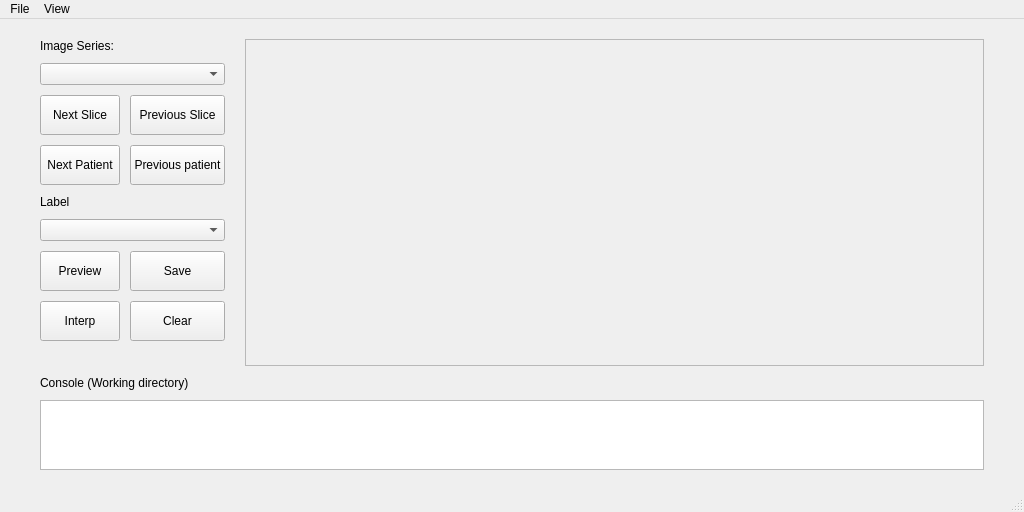
<?xml version="1.0" encoding="UTF-8"?>
<ui version="4.0">
 <class>MainWindow</class>
 <widget class="QMainWindow" name="MainWindow">
  <property name="geometry">
   <rect>
    <x>0</x>
    <y>0</y>
    <width>1024</width>
    <height>512</height>
   </rect>
  </property>
  <property name="sizePolicy">
   <sizepolicy hsizetype="Preferred" vsizetype="Preferred">
    <horstretch>0</horstretch>
    <verstretch>0</verstretch>
   </sizepolicy>
  </property>
  <property name="windowTitle">
   <string>LabelSys</string>
  </property>
  <widget class="QWidget" name="vfame">
   <layout class="QVBoxLayout" name="verticalLayout" stretch="6,1">
    <property name="spacing">
     <number>10</number>
    </property>
    <property name="leftMargin">
     <number>40</number>
    </property>
    <property name="topMargin">
     <number>20</number>
    </property>
    <property name="rightMargin">
     <number>40</number>
    </property>
    <property name="bottomMargin">
     <number>20</number>
    </property>
    <item>
     <layout class="QHBoxLayout" name="hframe_im_btn" stretch="1,0,5">
      <item>
       <layout class="QGridLayout" name="grid_btns">
        <property name="sizeConstraint">
         <enum>QLayout::SetMaximumSize</enum>
        </property>
        <property name="leftMargin">
         <number>0</number>
        </property>
        <property name="rightMargin">
         <number>0</number>
        </property>
        <property name="bottomMargin">
         <number>25</number>
        </property>
        <item row="4" column="1">
         <widget class="QPushButton" name="btn_prev_patient">
          <property name="sizePolicy">
           <sizepolicy hsizetype="Minimum" vsizetype="Preferred">
            <horstretch>0</horstretch>
            <verstretch>0</verstretch>
           </sizepolicy>
          </property>
          <property name="minimumSize">
           <size>
            <width>0</width>
            <height>0</height>
           </size>
          </property>
          <property name="maximumSize">
           <size>
            <width>150</width>
            <height>50</height>
           </size>
          </property>
          <property name="text">
           <string>Previous patient</string>
          </property>
         </widget>
        </item>
        <item row="0" column="0">
         <widget class="QLabel" name="lbl_series">
          <property name="sizePolicy">
           <sizepolicy hsizetype="Preferred" vsizetype="Fixed">
            <horstretch>0</horstretch>
            <verstretch>0</verstretch>
           </sizepolicy>
          </property>
          <property name="text">
           <string>Image Series:</string>
          </property>
         </widget>
        </item>
        <item row="2" column="0">
         <widget class="QPushButton" name="btn_next_slice">
          <property name="sizePolicy">
           <sizepolicy hsizetype="Minimum" vsizetype="Preferred">
            <horstretch>0</horstretch>
            <verstretch>0</verstretch>
           </sizepolicy>
          </property>
          <property name="minimumSize">
           <size>
            <width>0</width>
            <height>0</height>
           </size>
          </property>
          <property name="maximumSize">
           <size>
            <width>150</width>
            <height>50</height>
           </size>
          </property>
          <property name="text">
           <string>Next Slice</string>
          </property>
         </widget>
        </item>
        <item row="6" column="0" colspan="2">
         <widget class="QComboBox" name="combo_label"/>
        </item>
        <item row="2" column="1">
         <widget class="QPushButton" name="btn_prev_slice">
          <property name="sizePolicy">
           <sizepolicy hsizetype="Minimum" vsizetype="Preferred">
            <horstretch>0</horstretch>
            <verstretch>0</verstretch>
           </sizepolicy>
          </property>
          <property name="minimumSize">
           <size>
            <width>0</width>
            <height>0</height>
           </size>
          </property>
          <property name="maximumSize">
           <size>
            <width>150</width>
            <height>50</height>
           </size>
          </property>
          <property name="text">
           <string>Previous Slice</string>
          </property>
         </widget>
        </item>
        <item row="5" column="0">
         <widget class="QLabel" name="lbl_label">
          <property name="sizePolicy">
           <sizepolicy hsizetype="Preferred" vsizetype="Fixed">
            <horstretch>0</horstretch>
            <verstretch>0</verstretch>
           </sizepolicy>
          </property>
          <property name="text">
           <string>Label</string>
          </property>
         </widget>
        </item>
        <item row="8" column="1">
         <widget class="QPushButton" name="btn_clear">
          <property name="sizePolicy">
           <sizepolicy hsizetype="Minimum" vsizetype="Preferred">
            <horstretch>0</horstretch>
            <verstretch>0</verstretch>
           </sizepolicy>
          </property>
          <property name="maximumSize">
           <size>
            <width>150</width>
            <height>50</height>
           </size>
          </property>
          <property name="text">
           <string>Clear</string>
          </property>
         </widget>
        </item>
        <item row="4" column="0">
         <widget class="QPushButton" name="btn_next_patient">
          <property name="sizePolicy">
           <sizepolicy hsizetype="Minimum" vsizetype="Preferred">
            <horstretch>0</horstretch>
            <verstretch>0</verstretch>
           </sizepolicy>
          </property>
          <property name="minimumSize">
           <size>
            <width>0</width>
            <height>0</height>
           </size>
          </property>
          <property name="maximumSize">
           <size>
            <width>150</width>
            <height>50</height>
           </size>
          </property>
          <property name="text">
           <string>Next Patient</string>
          </property>
         </widget>
        </item>
        <item row="7" column="1">
         <widget class="QPushButton" name="btn_save">
          <property name="sizePolicy">
           <sizepolicy hsizetype="Minimum" vsizetype="Preferred">
            <horstretch>0</horstretch>
            <verstretch>0</verstretch>
           </sizepolicy>
          </property>
          <property name="minimumSize">
           <size>
            <width>0</width>
            <height>0</height>
           </size>
          </property>
          <property name="maximumSize">
           <size>
            <width>150</width>
            <height>50</height>
           </size>
          </property>
          <property name="toolTip">
           <string>Save for current image series</string>
          </property>
          <property name="text">
           <string>Save</string>
          </property>
         </widget>
        </item>
        <item row="7" column="0">
         <widget class="QPushButton" name="btn_preview">
          <property name="sizePolicy">
           <sizepolicy hsizetype="Minimum" vsizetype="Preferred">
            <horstretch>0</horstretch>
            <verstretch>0</verstretch>
           </sizepolicy>
          </property>
          <property name="minimumSize">
           <size>
            <width>0</width>
            <height>0</height>
           </size>
          </property>
          <property name="maximumSize">
           <size>
            <width>150</width>
            <height>50</height>
           </size>
          </property>
          <property name="text">
           <string>Preview</string>
          </property>
         </widget>
        </item>
        <item row="8" column="0">
         <widget class="QPushButton" name="btn_interp">
          <property name="sizePolicy">
           <sizepolicy hsizetype="Minimum" vsizetype="Preferred">
            <horstretch>0</horstretch>
            <verstretch>0</verstretch>
           </sizepolicy>
          </property>
          <property name="maximumSize">
           <size>
            <width>150</width>
            <height>50</height>
           </size>
          </property>
          <property name="text">
           <string>Interp</string>
          </property>
         </widget>
        </item>
        <item row="1" column="0" colspan="2">
         <widget class="QComboBox" name="combo_series">
          <property name="sizePolicy">
           <sizepolicy hsizetype="Preferred" vsizetype="Fixed">
            <horstretch>0</horstretch>
            <verstretch>0</verstretch>
           </sizepolicy>
          </property>
         </widget>
        </item>
       </layout>
      </item>
      <item>
       <spacer name="im_btn_spacer">
        <property name="orientation">
         <enum>Qt::Horizontal</enum>
        </property>
        <property name="sizeType">
         <enum>QSizePolicy::Preferred</enum>
        </property>
        <property name="sizeHint" stdset="0">
         <size>
          <width>10</width>
          <height>20</height>
         </size>
        </property>
       </spacer>
      </item>
      <item>
       <widget class="QFrame" name="im_frame">
        <property name="frameShape">
         <enum>QFrame::StyledPanel</enum>
        </property>
        <property name="frameShadow">
         <enum>QFrame::Raised</enum>
        </property>
       </widget>
      </item>
     </layout>
    </item>
    <item>
     <layout class="QVBoxLayout" name="vframe_botom">
      <property name="sizeConstraint">
       <enum>QLayout::SetDefaultConstraint</enum>
      </property>
      <item>
       <widget class="QLabel" name="lbl_wd">
        <property name="sizePolicy">
         <sizepolicy hsizetype="Preferred" vsizetype="Fixed">
          <horstretch>0</horstretch>
          <verstretch>0</verstretch>
         </sizepolicy>
        </property>
        <property name="text">
         <string>Console (Working directory)</string>
        </property>
       </widget>
      </item>
      <item>
       <widget class="QTextBrowser" name="tb_console"/>
      </item>
     </layout>
    </item>
   </layout>
  </widget>
  <widget class="QMenuBar" name="menu_bar">
   <property name="geometry">
    <rect>
     <x>0</x>
     <y>0</y>
     <width>1024</width>
     <height>21</height>
    </rect>
   </property>
   <widget class="QMenu" name="menu_file">
    <property name="title">
     <string>File</string>
    </property>
    <addaction name="act_open"/>
    <addaction name="act_quit"/>
   </widget>
   <widget class="QMenu" name="menu_view">
    <property name="title">
     <string>View</string>
    </property>
    <addaction name="act_fullscreen"/>
   </widget>
   <addaction name="menu_file"/>
   <addaction name="menu_view"/>
  </widget>
  <widget class="QStatusBar" name="statusbar"/>
  <action name="act_open">
   <property name="enabled">
    <bool>true</bool>
   </property>
   <property name="text">
    <string>Open (Ctrl-O)</string>
   </property>
  </action>
  <action name="act_fullscreen">
   <property name="text">
    <string>Change screen mode (Ctrl-F)</string>
   </property>
  </action>
  <action name="act_quit">
   <property name="text">
    <string>Exit (Ctrl-Q)</string>
   </property>
  </action>
 </widget>
 <resources/>
 <connections/>
</ui>
